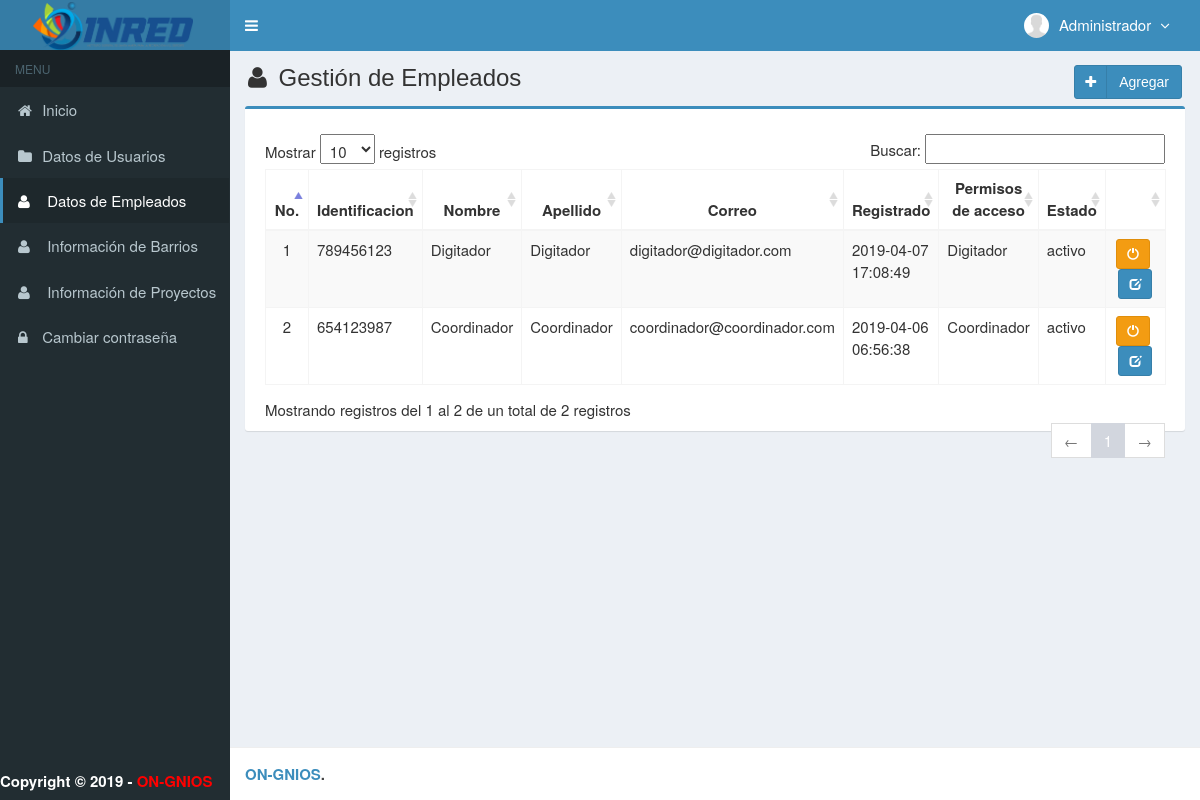
The app's page /main.php?module=emp (signed in) with its own data.
### tables this page shows
CREATE TABLE `empleados` (
  `identificacion` varchar(50) NOT NULL,
  `nombre` varchar(50) NOT NULL,
  `apellido` varchar(50) NOT NULL,
  `correo` varchar(50) DEFAULT NULL,
  `usuario` varchar(45) NOT NULL,
  `password` varchar(45) NOT NULL,
  `fecha_registro` timestamp NOT NULL DEFAULT CURRENT_TIMESTAMP ON UPDATE CURRENT_TIMESTAMP,
  `estado` varchar(50) DEFAULT NULL,
  `idrol` int(11) NOT NULL
);

CREATE TABLE `roles` (
  `idrol` int(11) NOT NULL,
  `nombre` varchar(45) NOT NULL
);

### modules/empleados/view.php (the view, shortened to what this page needs)
<section class="content-header">
  <h1>
    <i class="fa fa-user icon-title"></i> Gestión de Empleados
    <a class="btn btn-primary btn-social pull-right" href="?module=form_emp&form=add" title="Agregar" data-toggle="tooltip">
      <i class="fa fa-plus"></i> Agregar
    </a>
  </h1>
</section>
<section class="content">
  <div class="row">
    <div class="col-md-12">
      <div class="box box-primary">
        <div class="box-body">
          <table id="dataTables1" class="table table-bordered table-striped table-hover">
            <thead>
              <tr>
                <th class="center">No.</th>
                <th class="center">Identificacion</th>
                <th class="center">Nombre</th>
                <th class="center">Apellido</th>
                <th class="center">Correo</th>
                <th class="center">Registrado</th>
                <th class="center">Permisos de acceso</th>
                <th class="center">Estado</th>
                <th class="center"></th>
              </tr>
            </thead>
                        <tbody>
            <?php
            $no = 1;
            $query = mysqli_query($mysqli, "SELECT empleados.nombre AS nombre,
                                                   empleados.identificacion AS identificacion,
                                                   empleados.estado AS estado,
                                                   empleados.apellido AS apellido,
                                                   empleados.correo AS correo,
                                                   empleados.fecha_registro AS fecha,
                                                   roles.nombre AS rol
                                                   FROM empleados INNER JOIN roles ON empleados.idrol = roles.idrol WHERE roles.idrol!=1 ORDER BY apellido DESC")
                                            or die('error: '.mysqli_error($mysqli));
            while ($data = mysqli_fetch_assoc($query)) {
              echo "<tr>
                      <td width='50' class='center'>$no</td>";
              echo "  <td>$data[identificacion]</td>
                      <td>$data[nombre]</td>
                      <td>$data[apellido]</td>
                      <td>$data[correo]</td>
                      <td>$data[fecha]</td>
                      <td>$data[rol]</td>
                      <td>$data[estado]</td>
                      <td class='center' width='100'>
                          <div>";
                          if ($data['estado']=='activo') { ?>
                            <a data-toggle="tooltip" data-placement="top" title="Bloqueado" style="margin-right:5px" class="btn btn-warning btn-sm" href="modules/empleados/proses.php?act=off&id=<?php echo $data['identificacion'];?>">
                                <i style="color:#fff" class="glyphicon glyphicon-off"></i>
                            </a>
            <?php
                          }
              echo "      <a data-toggle='tooltip' data-placement='top' title='Modificar' onclick='return alert(`EN manteniento`)' class='btn btn-primary btn-sm' href='?module=emp'>
                                <i style='color:#fff' class='glyphicon glyphicon-edit'></i>
                            </a>
                          </div>
                      </td>
                    </tr>";
              $no++;
            }
            ?>
            </tbody>
          </table>
        </div>
      </div>
    </div>
  </div>
</section><!-- /.content

### top-menu.php (shortened to what this page needs)
<?php
require_once "config/database.php";
$query = mysqli_query($mysqli, "SELECT identificacion, nombre,idrol FROM empleados WHERE identificacion='$_SESSION[identificacion]'")
                                or die('error: '.mysqli_error($mysqli));
$data = mysqli_fetch_assoc($query);
?>
<li class="dropdown user user-menu">
  <a href="#" class="dropdown-toggle" data-toggle="dropdown">
    <img src="images/user/user-default.png" class="user-image" alt="User Image"/>
    <span class="hidden-xs"><?php echo $data['nombre']; ?> <i style="margin-left:5px" class="fa fa-angle-down"></i></span>
  </a>
</li>

### assets/css/style.css (style rules this page uses)
.btn-social *:first-child { border-right: 1px solid rgba(0, 0, 0, 0.1); bottom: 0; font-size: 1em !important; left: 0; line-height: 32px !important; position: absolute; text-align: center; top: 0; width: 32px !important; }
.content-header { padding: 15px 18px 0; position: relative; }
.center { text-align:center; }
.icon-title { margin-right: 5px; }
body { background-color: #fff; color: #333; font-size: 15px; line-height: 1.42857; }

### records on screen
empleados: nombre "Administrador"
empleados: identificacion "789456123", nombre "Digitador", apellido "Digitador", correo "digitador@digitador.com", fecha_registro "2019-04-07 17:08:49", idrol.nombre "Digitador", estado "activo"
empleados: identificacion "654123987", nombre "Coordinador", apellido "Coordinador", correo "coordinador@coordinador.com", fecha_registro "2019-04-06 06:56:38", idrol.nombre "Coordinador", estado "activo"
